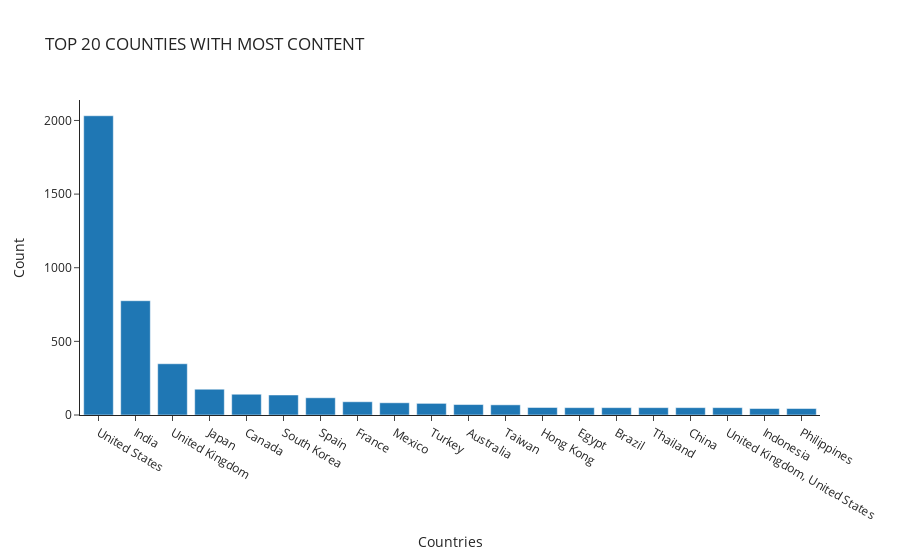

The code cell stored with this chart in its notebook:
### Code cell
temp_data = data['country'].value_counts().reset_index()[:20]


# create trace1
data_n = go.Bar(x = temp_data['index'],y = temp_data['country'])
layout = go.Layout(template= "simple_white",title = 'TOP 20 COUNTIES WITH MOST CONTENT' , xaxis = dict(title = 'Countries'),
                   yaxis = dict(title = 'Count'))
fig = go.Figure(data = [data_n], layout = layout)
fig.show()

### Figure 1 — Plotly figure (JSON) as saved in the notebook; plotly's stock layout.template omitted (floating-point values rounded to 4 significant figures)
{"data": [{"type": "bar", "x": ["United States", "India", "United Kingdom", "Japan", "Canada", "South Korea", "Spain", "France", "Mexico", "Turkey", "Australia", "Taiwan", "Hong Kong", "Egypt", "Brazil", "Thailand", "China", "United Kingdom, United States", "Indonesia", "Philippines"], "y": [2032, 776, 348, 175, 141, 136, 117, 90, 83, 79, 71, 69, 51, 50, 50, 50, 50, 50, 44, 44]}], "layout": {"title": {"text": "TOP 20 COUNTIES WITH MOST CONTENT"}, "xaxis": {"title": {"text": "Countries"}}, "yaxis": {"title": {"text": "Count"}}}}
